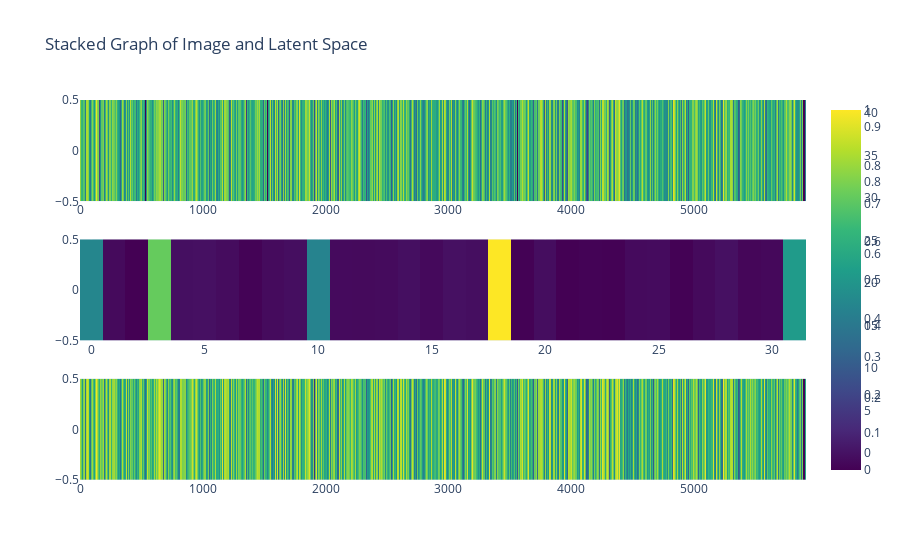

Notebook code for this chart:
### Markdown cell above
### some diagnosis

### Code cell
importlib.reload(visualisation) # to allow modification of the script without restarting the whole session
visualisation.plot_single_obs_processing(x_train, autoencoder)

### Figure 1 — Plotly figure (JSON) as saved in the notebook; plotly's stock layout.template omitted (floating-point values rounded to 4 significant figures; data arrays with more than 128 entries replaced by an {"elided": "..."} marker saying what was removed)
{"data": [{"colorscale": [[0, "#440154"], [0.1111, "#482878"], [0.2222, "#3e4989"], [0.3333, "#31688e"], [0.4444, "#26828e"], [0.5556, "#1f9e89"], [0.6667, "#35b779"], [0.7778, "#6ece58"], [0.8889, "#b5de2b"], [1, "#fde725"]], "type": "heatmap", "xaxis": "x", "yaxis": "y", "z": {"elided": "1x5914 float values"}}, {"colorscale": [[0, "#440154"], [0.1111, "#482878"], [0.2222, "#3e4989"], [0.3333, "#31688e"], [0.4444, "#26828e"], [0.5556, "#1f9e89"], [0.6667, "#35b779"], [0.7778, "#6ece58"], [0.8889, "#b5de2b"], [1, "#fde725"]], "type": "heatmap", "xaxis": "x2", "yaxis": "y2", "z": [[17.45, -0.8842, -1.967, 30.23, -0.3363, -0.1465, -0.7073, -1.704, -0.8022, -0.3813, 16.96, -0.8514, -0.9304, -0.8093, -0.3012, -0.9786, -0.1752, -0.3549, 40.34, -1.886, -0.5378, -1.975, -1.682, -1.881, -0.8571, -0.7198, -1.883, -0.9084, -0.1195, -1.377, -1.115, 21.02]]}, {"colorscale": [[0, "#440154"], [0.1111, "#482878"], [0.2222, "#3e4989"], [0.3333, "#31688e"], [0.4444, "#26828e"], [0.5556, "#1f9e89"], [0.6667, "#35b779"], [0.7778, "#6ece58"], [0.8889, "#b5de2b"], [1, "#fde725"]], "type": "heatmap", "xaxis": "x3", "yaxis": "y3", "z": {"elided": "1x5914 float values"}}], "layout": {"showlegend": false, "title": {"text": "Stacked Graph of Image and Latent Space"}, "xaxis": {"anchor": "y", "domain": [0, 1]}, "xaxis2": {"anchor": "y2", "domain": [0, 1]}, "xaxis3": {"anchor": "y3", "domain": [0, 1]}, "yaxis": {"anchor": "x", "domain": [0.7333, 1]}, "yaxis2": {"anchor": "x2", "domain": [0.3667, 0.6333]}, "yaxis3": {"anchor": "x3", "domain": [0, 0.2667]}}}
